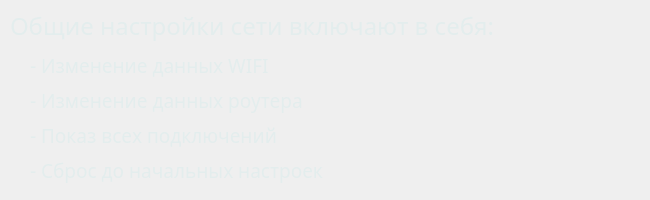
<?xml version="1.0" encoding="UTF-8"?>
<ui version="4.0">
 <class>MainWindow</class>
 <widget class="QMainWindow" name="MainWindow">
  <property name="geometry">
   <rect>
    <x>0</x>
    <y>0</y>
    <width>650</width>
    <height>200</height>
   </rect>
  </property>
  <property name="windowTitle">
   <string>Secret Keeper Router</string>
  </property>
  <widget class="QWidget" name="centralwidget">
   <widget class="QLabel" name="gradient">
    <property name="geometry">
     <rect>
      <x>0</x>
      <y>0</y>
      <width>650</width>
      <height>200</height>
     </rect>
    </property>
    <property name="text">
     <string/>
    </property>
    <property name="pixmap">
     <pixmap>../Images/gradient.png</pixmap>
    </property>
   </widget>
   <widget class="QLabel" name="text_1">
    <property name="geometry">
     <rect>
      <x>10</x>
      <y>5</y>
      <width>655</width>
      <height>41</height>
     </rect>
    </property>
    <property name="font">
     <font>
      <family>Microsoft YaHei</family>
      <pointsize>18</pointsize>
     </font>
    </property>
    <property name="styleSheet">
     <string notr="true">color:#e3eded</string>
    </property>
    <property name="text">
     <string>Общие настройки сети включают в себя:</string>
    </property>
   </widget>
   <widget class="QLabel" name="text_4">
    <property name="geometry">
     <rect>
      <x>30</x>
      <y>120</y>
      <width>451</width>
      <height>30</height>
     </rect>
    </property>
    <property name="font">
     <font>
      <family>Microsoft YaHei</family>
      <pointsize>14</pointsize>
     </font>
    </property>
    <property name="styleSheet">
     <string notr="true">color:#e3eded</string>
    </property>
    <property name="text">
     <string>- Показ всех подключений</string>
    </property>
   </widget>
   <widget class="QLabel" name="text_2">
    <property name="geometry">
     <rect>
      <x>30</x>
      <y>50</y>
      <width>451</width>
      <height>30</height>
     </rect>
    </property>
    <property name="font">
     <font>
      <family>Microsoft YaHei</family>
      <pointsize>14</pointsize>
     </font>
    </property>
    <property name="styleSheet">
     <string notr="true">color:#e3eded</string>
    </property>
    <property name="text">
     <string>- Изменение данных WIFI</string>
    </property>
   </widget>
   <widget class="QLabel" name="text_3">
    <property name="geometry">
     <rect>
      <x>30</x>
      <y>85</y>
      <width>451</width>
      <height>30</height>
     </rect>
    </property>
    <property name="font">
     <font>
      <family>Microsoft YaHei</family>
      <pointsize>14</pointsize>
     </font>
    </property>
    <property name="styleSheet">
     <string notr="true">color:#e3eded</string>
    </property>
    <property name="text">
     <string>- Изменение данных роутера</string>
    </property>
   </widget>
   <widget class="QLabel" name="text_5">
    <property name="geometry">
     <rect>
      <x>30</x>
      <y>155</y>
      <width>451</width>
      <height>30</height>
     </rect>
    </property>
    <property name="font">
     <font>
      <family>Microsoft YaHei</family>
      <pointsize>14</pointsize>
     </font>
    </property>
    <property name="styleSheet">
     <string notr="true">color:#e3eded</string>
    </property>
    <property name="text">
     <string>- Сброс до начальных настроек</string>
    </property>
   </widget>
  </widget>
 </widget>
 <resources/>
 <connections/>
</ui>
